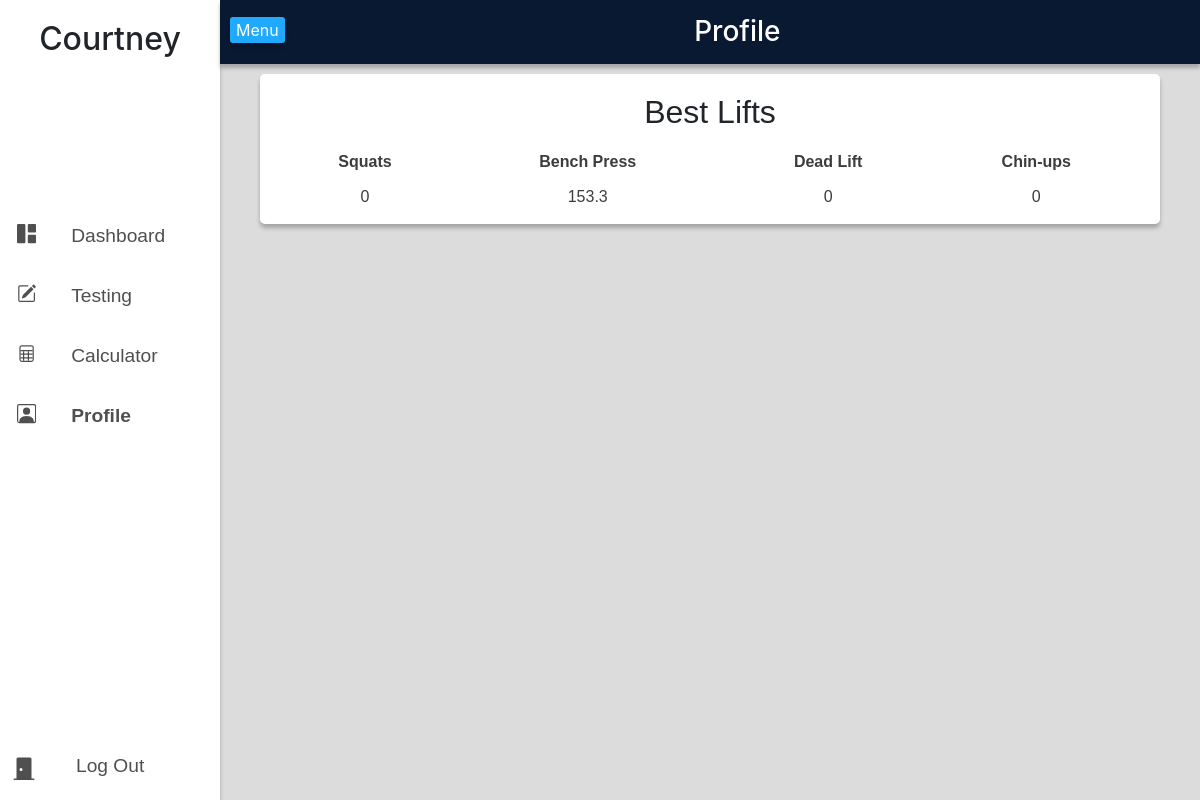
Screenshot of /profile (signed in) with the database file from the repository.
### tables this page shows
CREATE TABLE 'best_lifts' ('user_id' INTEGER,'squat' numeric, 'bench' numeric, 'deadlift' numeric, 'chins' numeric);

### application.py (the view)
@app.route("/profile", methods=["GET"])
@login_required
def profile():
    if request.method == "GET":
        if not db.execute("SELECT squat, bench, deadlift, chins FROM best_lifts WHERE user_id =?", session['user_id']):
            dict2 = {'squat': 0, 'bench': 0, 'deadlift': 0, 'chins': 0}
            best = []
            best.append(dict2)
        else:
            best = db.execute("SELECT squat, bench, deadlift, chins FROM best_lifts WHERE user_id =?", session['user_id'])
        return render_template("profile.html", best=best)

### helpers.py (called while the page is built)
def login_required(f):
    @wraps(f)
    def decorated_function(*args, **kwargs):
        if session.get("user_id") is None:
            return redirect("/login")
        return f(*args, **kwargs)
    return decorated_function

### templates/profile.html (shortened to what this page needs)
<!DOCTYPE html>
{% extends "layout.html" %}
{% block head %}
    <h3 class="title">Profile</h3>
{% endblock %}
{% block content %}
        <div class="best_lifts">
            <h2>
                Best Lifts
            </h2>
            <table>
            <thead>
                <tr>
                    <th>Squats</th>
                    <th>Bench Press</th>
                    <th>Dead Lift</th>
                    <th>Chin-ups</th>
                </tr>
            </thead>
            <tbody>
                <tr>
                    <td>{{ best[0]['squat'] }}</td>
                    <td>{{ best[0]['bench'] }}</td>
                    <td>{{ best[0]['deadlift'] }}</td>
                    <td>{{ best[0]['chins'] }}</td>
                </tr>
            </tbody>
            </table>
        </div>
{% endblock %}

### static/styles.css (style rules this page uses)
.title { position: relative; text-align: center; top: 15px; color: white; }
.best_lifts { position: relative; padding: 2%; height: 150px; text-align: center; margin-left: 30px; margin-right: 30px; font-family: arial, sans-serif; box-shadow: 0 4px 4px rgba(0,0,0,0.25); background: white; border-radius: 5px; }
.best_lifts table { position: relative; width: 100%; height: 60px; text-align: center; border: none; color: rgb(60,60,60); }
.best_lifts table thead tr th { padding: 10px; border: none; }

### rows the page displays
best_lifts: squat "0", bench "153.3", deadlift "0", chins "0"

### other values shown
{{ session.username }} "Courtney"
